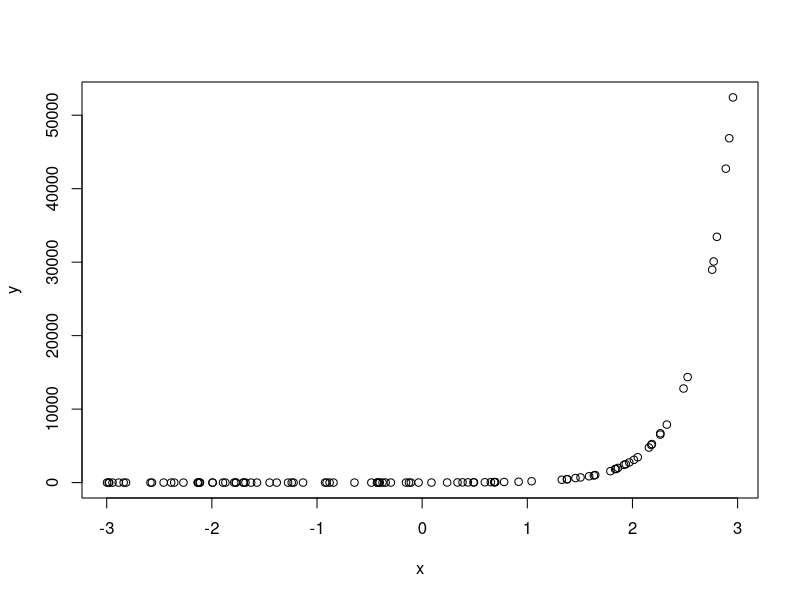
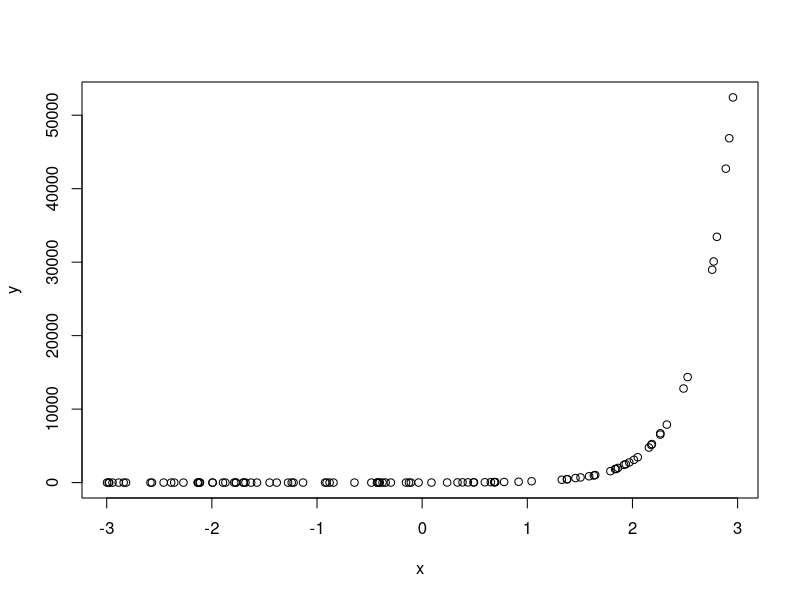

Here is the R script that generated these plots, in order: (Note: this script raises an error after producing the figures.)
x = runif(100, -3,3)

y = x*3 + 2 + rnorm(100,0,0.5)

#################################

data = data.frame(x, y)

summary(lm(y~x, data = data))

likelihood = function(params){
  
  y_hat = params[1]*data$x + params[2]
  
  
  if(params[3] > 0) ll = dnorm(y, mean = y_hat, sd = params[3], log = TRUE)
  else ll = -Inf
  
  return(-sum(ll))
  
  
}



opt = optim(par = c(1,1,1),fn = likelihood)
opt

likelihood(c(3,2,0.5))








x = runif(100, -3,3)
#Normal
y = x*3 + 2 + rnorm(100,0,0.5)
#Poisson
y = rpois(100, lambda = exp(x*3 + 2)) 


#################################

data = data.frame(x, y)

summary(glm(y~x, data = data, family = poisson))

likelihood = function(params){
  
  y_hat = params[1]*data$x + params[2]
  
  ll = dpois(y, lambda = exp(y_hat), log = T)
  
  
  return(-sum(ll))
  
  
}
(opt = optim(c(10,10), likelihood, method = "SANN")$par)

summary(lm(log(y+0.001)~x,data = data))

#############
# Bootstrap

data

plot(y ~ x, data = data)

# 

bs <- function() {
  idx <- sample.int(n = 100, size = 100, replace = TRUE)
  bs1 <- data[idx, ]
  fit <- glm(y ~ x, data = data[idx,], family = poisson)
  fit$coefficients
}

plot(y ~ x, data = data)
plot(y ~ x, data = bs1)

bs()

bs_res <- matrix(nrow= 100, ncol = 2)

for (i in 1:1000) {
  bs_res[i,] <- bs()
}

hist(bs_res[,1])
hist(bs_res[,2])

sd(bs_res[,1])
sd(bs_res[,2])

rbinom(100,size = 10,prob = 1/10)










